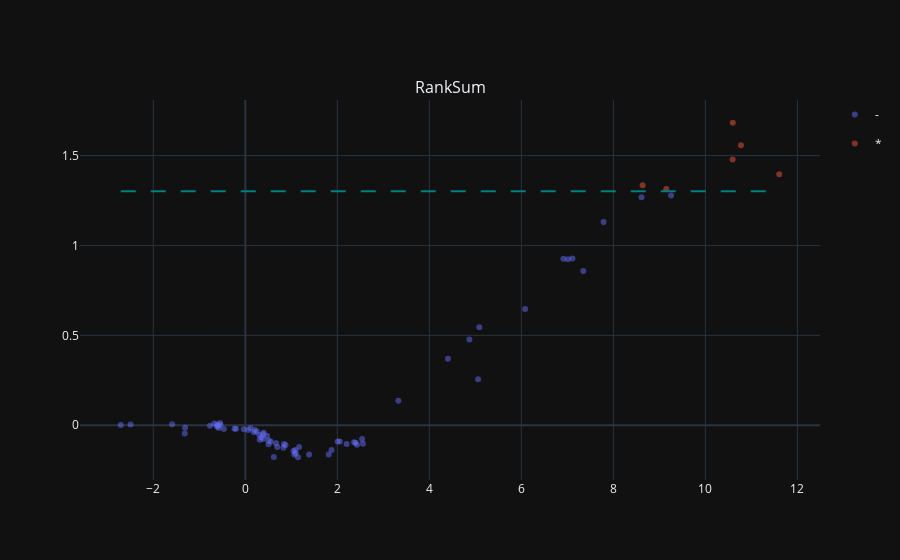

This figure's notebook cell:
### Code cell
trace = vis.ivolcano(
    pg_s1,
    title="RankSum Test",
    log_fc_colname=f"logFC_S1_interactome_ranksum",
    p_colname="adj.P.Val_class1>class2_S1_interactome_ranksum",
    annotate_colname="Gene names",
    highlight=highlight.union(highlight_pex39).union(highlight_pex18),
    ret_fig=True,
)

inter_fig.add_traces(list(trace.data), rows=1, cols=1)

inter_fig.write_html(f"plots/02a_volcano_adj_P_S1.html")

inter_fig.show()

### Figure 1 — Plotly figure (JSON) as saved in the notebook; plotly's stock layout.template omitted (floating-point values rounded to 4 significant figures)
{"data": [{"hovertemplate": "<b>%{hovertext}</b><br><br>SigCat=-<br>logFC_S1_interactome_ranksum=%{x}<br>score=%{y}<extra></extra>", "hovertext": ["PEX3", "PEX4", "PEX6", "PEX5", "PEX22", "PEX17", "PEX13", "PEX25", "PEX12", "PEX10", "PEX19", "PEX15", "PEX27", "IDH1", "YPT6", "DBP10", "CUE5", "HEK2", "PRS1", "NMA2", "RPS29A", "ARL1", "EHT1", "NOP16", "RPL32", "APE3", "RFA2", "NUP2", "RTG2", "RPS26A;RPS26B", "FOX2", "CAR1", "PEX3", "QCR10", "FBA1", "UIP4", "SEC31", "CBR1", "RPS10A;RPS10B", "YPL260W", "ERG13", "CDC12", "PBA1", "IPP1", "FUS3", "PBP4", "GRX1", "CTT1", null, "MRN1", "YIP5", "MRT4", "SSA4", "EFM1", "PRE7", "RPS6B;RPS6A", "APD1", "GRE2", "KRE33", "RFC3", "LYS9", "CKB2", "GRE3", "RPA135", "SSA2", "SDS23", "CNA1", "SEC2"], "legendgroup": "-", "marker": {"color": "#636efa", "opacity": 0.5, "symbol": "circle"}, "mode": "markers", "name": "-", "orientation": "v", "showlegend": true, "x": [7.012, 4.871, 0.6189, 4.404, 8.612, 9.254, 5.059, 7.11, 7.346, 7.787, -0.5387, 6.082, 5.087, -0.4663, 0.506, 0.2501, -0.03433, 0.3121, 0.6693, -0.5935, -1.59, 1.171, 1.874, 0.06557, 0.6945, 1.387, 1.145, -0.7675, 0.8385, 0.3874, 1.085, 0.5545, 6.914, -0.5786, 0.305, 0.5044, 0.3959, 2.556, -2.495, 0.8284, 0.1093, -1.31, 0.3892, 3.326, 1.814, 1.068, 0.3485, 2.202, 2.398, 0.2061, 2.365, 2.054, 0.4714, -0.6181, 2.426, 0.8734, -1.317, 2.537, -0.5478, 1.097, -2.708, -0.61, 2.007, -0.2009, 1.049, -0.6728, -0.2346, 0.1856], "xaxis": "x", "y": [0.9226, 0.4763, -0.1765, 0.37, 1.268, 1.277, 0.2554, 0.9272, 0.8576, 1.13, 0.001594, 0.6466, 0.5449, -0.02036, -0.08557, -0.03462, -0.02267, -0.081, -0.1002, -0.004895, 0.005669, -0.1209, -0.1383, -0.0269, -0.1205, -0.1631, -0.1781, -0.002763, -0.1048, -0.05034, -0.1379, -0.09023, 0.9262, -0.01537, -0.05435, -0.1052, -0.0419, -0.1037, 0.003581, -0.126, -0.01476, -0.01352, -0.0765, 0.136, -0.1634, -0.1635, -0.06736, -0.1041, -0.09708, -0.0268, -0.09506, -0.09052, -0.05841, -0.006784, -0.109, -0.1099, -0.04663, -0.07653, 0.0128, -0.1565, 0.00104, 0.004014, -0.0905, -0.01935, -0.1439, 0.01026, -0.01951, -0.03851], "yaxis": "y", "type": "scatter"}, {"hovertemplate": "<b>%{hovertext}</b><br><br>SigCat=*<br>logFC_S1_interactome_ranksum=%{x}<br>score=%{y}<extra></extra>", "hovertext": ["PEX2", "PEX18", "PEX7", "PEX14", "PEX8", "PEX11"], "legendgroup": "*", "marker": {"color": "#EF553B", "opacity": 0.5, "symbol": "circle"}, "mode": "markers", "name": "*", "orientation": "v", "showlegend": true, "x": [9.149, 11.61, 10.59, 10.77, 8.635, 10.6], "xaxis": "x", "y": [1.314, 1.396, 1.478, 1.558, 1.335, 1.683], "yaxis": "y", "type": "scatter"}, {"line": {"color": "teal", "dash": "longdash"}, "mode": "lines", "showlegend": false, "x": [-2.708, 11.61], "y": [1.301, 1.301], "type": "scatter", "xaxis": "x", "yaxis": "y"}], "layout": {"xaxis": {"anchor": "y", "domain": [0.0, 1.0]}, "yaxis": {"anchor": "x", "domain": [0.0, 1.0]}, "annotations": [{"font": {"size": 16}, "showarrow": false, "text": "RankSum", "x": 0.5, "xanchor": "center", "xref": "paper", "y": 1.0, "yanchor": "bottom", "yref": "paper"}]}}
